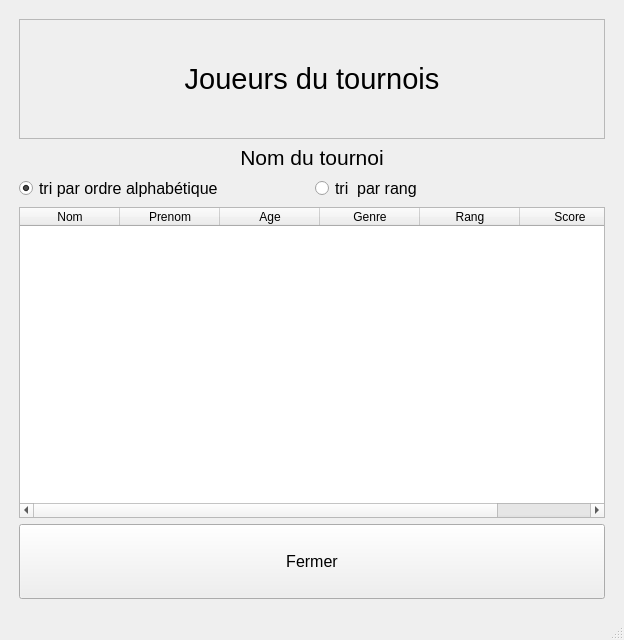
<?xml version="1.0" encoding="UTF-8"?>
<ui version="4.0">
 <class>MainWindow</class>
 <widget class="QMainWindow" name="MainWindow">
  <property name="geometry">
   <rect>
    <x>0</x>
    <y>0</y>
    <width>624</width>
    <height>640</height>
   </rect>
  </property>
  <property name="windowTitle">
   <string>MainWindow</string>
  </property>
  <widget class="QWidget" name="centralwidget">
   <layout class="QGridLayout" name="gridLayout">
    <item row="0" column="0">
     <layout class="QVBoxLayout" name="verticalLayout">
      <property name="leftMargin">
       <number>10</number>
      </property>
      <property name="topMargin">
       <number>10</number>
      </property>
      <property name="rightMargin">
       <number>10</number>
      </property>
      <property name="bottomMargin">
       <number>10</number>
      </property>
      <item>
       <widget class="QLabel" name="label">
        <property name="minimumSize">
         <size>
          <width>0</width>
          <height>120</height>
         </size>
        </property>
        <property name="font">
         <font>
          <pointsize>22</pointsize>
         </font>
        </property>
        <property name="frameShape">
         <enum>QFrame::StyledPanel</enum>
        </property>
        <property name="frameShadow">
         <enum>QFrame::Plain</enum>
        </property>
        <property name="text">
         <string>Joueurs du tournois</string>
        </property>
        <property name="alignment">
         <set>Qt::AlignCenter</set>
        </property>
       </widget>
      </item>
      <item>
       <widget class="QLabel" name="label_2">
        <property name="font">
         <font>
          <pointsize>16</pointsize>
         </font>
        </property>
        <property name="text">
         <string>Nom du tournoi</string>
        </property>
        <property name="alignment">
         <set>Qt::AlignCenter</set>
        </property>
       </widget>
      </item>
      <item>
       <layout class="QHBoxLayout" name="horizontalLayout">
        <item>
         <widget class="QRadioButton" name="radioButton">
          <property name="font">
           <font>
            <pointsize>12</pointsize>
           </font>
          </property>
          <property name="text">
           <string>tri par ordre alphabétique</string>
          </property>
          <property name="checked">
           <bool>true</bool>
          </property>
         </widget>
        </item>
        <item>
         <widget class="QRadioButton" name="radioButton_2">
          <property name="font">
           <font>
            <pointsize>12</pointsize>
           </font>
          </property>
          <property name="text">
           <string>tri  par rang</string>
          </property>
         </widget>
        </item>
       </layout>
      </item>
      <item>
       <widget class="QTableWidget" name="tableWidget">
        <column>
         <property name="text">
          <string>Nom</string>
         </property>
        </column>
        <column>
         <property name="text">
          <string>Prenom</string>
         </property>
        </column>
        <column>
         <property name="text">
          <string>Age</string>
         </property>
        </column>
        <column>
         <property name="text">
          <string>Genre</string>
         </property>
        </column>
        <column>
         <property name="text">
          <string>Rang</string>
         </property>
        </column>
        <column>
         <property name="text">
          <string>Score</string>
         </property>
        </column>
       </widget>
      </item>
      <item>
       <widget class="QPushButton" name="pushButton">
        <property name="minimumSize">
         <size>
          <width>0</width>
          <height>75</height>
         </size>
        </property>
        <property name="font">
         <font>
          <pointsize>12</pointsize>
         </font>
        </property>
        <property name="text">
         <string>Fermer</string>
        </property>
       </widget>
      </item>
     </layout>
    </item>
   </layout>
  </widget>
  <widget class="QMenuBar" name="menubar">
   <property name="geometry">
    <rect>
     <x>0</x>
     <y>0</y>
     <width>624</width>
     <height>21</height>
    </rect>
   </property>
  </widget>
  <widget class="QStatusBar" name="statusbar"/>
 </widget>
 <resources/>
 <connections/>
</ui>
